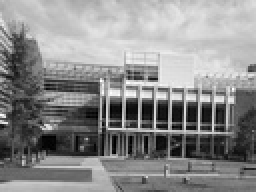
%> input picture src/CornerDetector_SIFT/Harris Corner Detector/transA.jpg, 128 x 96 px, shrunk from 640 x 480 before the run (shown 2 times larger)
$ octave p1_3.m   (GNU Octave 9; MATLAB toolbox functions it lacks are replaced by stand-ins)
%> lines starting %> are read from the running program, lines starting %| are printed output that depends on the picture
### src/CornerDetector_SIFT/Harris Corner Detector/harris_output.m
function R = harris_output(A)
[r,c] = size(A);
alpha = 0.05;
win_radi = 3; %Weight gaussian window radius
sigma = 0.5; %Lightly prefilter the image
%w = ones*(2*win_radi+1)/(2*win_radi+1);%Window weight function
w = fspecial('gaussian', 2*win_radi+1, win_radi/3);%Gaussian window weight function
R = zeros(r,c);

%Prefilter the image
A = imfilter(A,fspecial('gaussian',6*sigma,sigma));

%Find image gradient
[Ax,Ay] = imgradientxy(A);

%Find Harris Output
for i = 1+win_radi:r-win_radi
    for j = 1+win_radi:c-win_radi
        M = zeros(2,2);
        Ix = Ax(i-win_radi:i+win_radi,j-win_radi:j+win_radi);
        Iy = Ay(i-win_radi:i+win_radi,j-win_radi:j+win_radi);
        Ix2 = Ix.^2;
        Iy2 = Iy.^2;
        M(1,1) = sum(sum(w.*Ix2));
        M(1,2) = sum(sum(w.*Ix.*Iy));
        M(2,1) = M(1,2);
        M(2,2) = sum(sum(w.*Iy2));
        R(i,j) = det(M) - alpha*trace(M)^2;
    end
end
end

### src/CornerDetector_SIFT/Harris Corner Detector/harris_refine.m
function R_new = harris_refine(R_old)
R_new = R_old;
thresh = 0.1;
win_nms = 2; %Window for non-maximal-suppression
[r,c] = size(R_new);

for i = 1:r
    for j = 1:c
        if R_new(i,j) < thresh
            R_new(i,j) = 0;
        end
    end
end
for i = 1:r
    for j = 1:c
        if R_new(i,j) > 0
            if R_new(i,j) < max(max(R_new(i-win_nms:i+win_nms,j-win_nms:j+win_nms)))
                R_new(i,j) = 0;
            end
        end
    end
end
end

### src/CornerDetector_SIFT/Harris Corner Detector/p1_3.m
A = im2double(imread('transA.jpg'));
%> A: size 96x128 double; min 0, max 1, mean 0.545
B = im2double(imread('transB.jpg'));
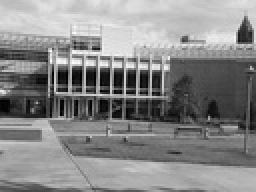
%> input picture src/CornerDetector_SIFT/Harris Corner Detector/transB.jpg, 128 x 96 px, shrunk from 640 x 480 before the run (shown 2 times larger)
%> B: size 96x128 double; min 0, max 0.992, mean 0.532
[r,c] = size(A);
%> r = 96; c = 128
RR = harris_output(A);
%> after the loop in harris_output, `for i = 1+win_radi:r-win_radi`: M = [0.0184 0.00156; 0.00156 0.0455]
RA = harris_refine(RR);
%> after the loop in harris_refine, `for i = 1:r`: R_new: size 96x128 double; min 0, max 1.67, mean 0.00324
[ra,ca] = find(RA);
%> ra = 77 values from 19 to 90; ca = 77 values from 4 to 125
RR = harris_output(B);
%> after the loop in harris_output (call 2), `for i = 1+win_radi:r-win_radi`:
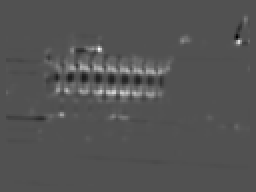
%> R: size 96x128 double (shown 2 times larger); min -0.729, max 1.55, mean 0.0206; drawn with min black and max white
%> after the loop in harris_output (call 2), `for i = 1+win_radi:r-win_radi`: M = [0.0406 0.000932; 0.000932 0.0465]
RB = harris_refine(RR);
%> after the loop in harris_refine (call 2), `for i = 1:r`: R_new: size 96x128 double; min 0, max 1.55, mean 0.00242
[rb,cb] = find(RB);
%> rb = 63 values from 10 to 64; cb = 63 values from 4 to 125

figure()
cb = cb + c*ones(size(cb));
C = [A B];
imshow(C)
hold on
scatter(ca,ra,10,'r','*','LineWidth',0.5)
scatter(cb,rb,10,'r','*','LineWidth',0.5)
hold off


A = im2double(imread('simA.jpg'));
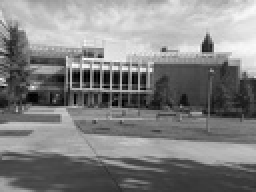
%> input picture src/CornerDetector_SIFT/Harris Corner Detector/simA.jpg, 128 x 96 px, shrunk from 640 x 480 before the run (shown 2 times larger)
%> A: size 96x128 double; min 0, max 1, mean 0.512
B = im2double(imread('simB.jpg'));
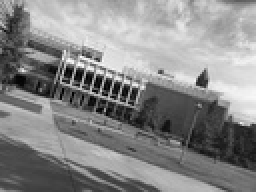
%> input picture src/CornerDetector_SIFT/Harris Corner Detector/simB.jpg, 128 x 96 px, shrunk from 640 x 480 before the run (shown 2 times larger)
%> B: size 96x128 double; min 0, max 0.988, mean 0.533
[r,c] = size(A);
RR = harris_output(A);
RA = harris_refine(RR);
%> after the loop in harris_refine (call 3), `for i = 1:r`: R_new: size 96x128 double; min 0, max 1.22, mean 0.00136
[ra,ca] = find(RA);
%> ra = 43 values from 19 to 53; ca = 43 values from 4 to 125
RR = harris_output(B);
%> after the loop in harris_output (call 4), `for i = 1+win_radi:r-win_radi`:
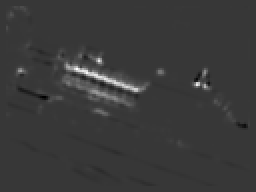
%> R: size 96x128 double (shown 2 times larger); min -0.291, max 1.04, mean 0.0149; drawn with min black and max white
%> after the loop in harris_output (call 4), `for i = 1+win_radi:r-win_radi`: M = [0.0185 0.00288; 0.00288 0.017]
RB = harris_refine(RR);
%> after the loop in harris_refine (call 4), `for i = 1:r`:
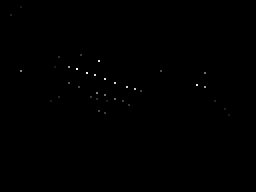
%> R_new: size 96x128 double (shown 2 times larger); min 0, max 1.04, mean 0.00132; drawn with min black and max white
[rb,cb] = find(RB);
%> rb = 37 values from 4 to 58; cb = 37 values from 6 to 115

figure()
cb = cb + c*ones(size(cb));
C = [A B];
imshow(C)
hold on
scatter(ca,ra,10,'r','*','LineWidth',0.5)
scatter(cb,rb,10,'r','*','LineWidth',0.5)
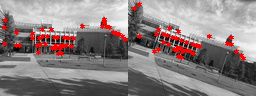
%> figure redrawn from the program's plot data
hold off
